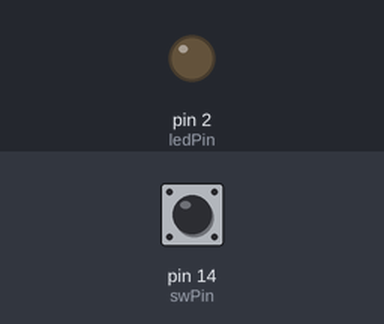
Simulated run of this sketch. Board: Arduino Uno, built with avr-gcc and run on an emulated ATmega328P. Parts: output pins drawn as LEDs (lit = HIGH). The inputs (shaded band) are chosen by the test bench; at power-on: pin 14 (swPin) HIGH.

Above: at 1.2 s.
1.3 s: pin 14 (swPin) pulled LOW for 0.15 s
At 2.4 s:
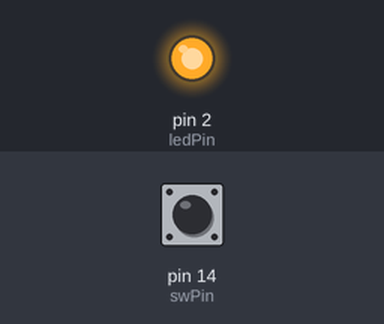
2.9 s: pin 14 (swPin) pulled LOW for 1 s
At 3.6 s:
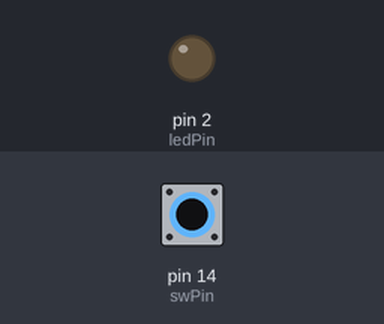
5.4 s: pin 14 (swPin) pulled LOW for 3.2 s
At 6.7 s:
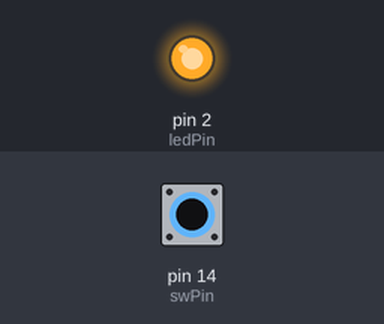
Timing chart, 0 to 8.4 s (numbered marks = the images above; inputs shaded):
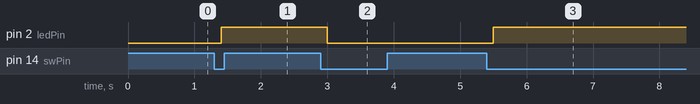

Measured:
- after the input at 1.3 s, pin 2 (ledPin): LOW → HIGH after 0.10 s
- after the input at 2.9 s, pin 2 (ledPin): HIGH → LOW after 0.10 s
- after the input at 5.4 s, pin 2 (ledPin): LOW → HIGH after 0.10 s

The sketch:

led_toggle.ino
```cpp
/*
 * プッシュスイッチが押されたらLEDのON、OFFを切り替える
 *  (ピンの状態が HIGH から LOW に変化したとき、LEDのON、OFFを切り替える)
 *
 *  スイッチ | ピンの状態
 *     OFF  ->   HIGH
 *     ON   ->   LOW
 *
 *   IO2  --- LED
 *   IO14 --- タクトスイッチ
 */
const int ledPin = 2;
const int swPin = 14;
int ledState = LOW;      // LEDの状態を保持、起動時は消灯しているので初期値を LOW に設定
int swState;             // スイッチの読み取った値を保持
int swStatePrev = HIGH;  // スイッチの読み取った前回の値を保持、初期値は HIGH に設定

void setup() {
  pinMode(ledPin, OUTPUT);       // IO2を出力ピンに設定
  pinMode(swPin, INPUT_PULLUP);  // IO14を入力ピンに設定
}

void loop() {
  swState = digitalRead(swPin);      // スイッチの読み取り
  if (swState == LOW) {              // スイッチが押されたか
    if (swState != swStatePrev) {    // 前回の状態から変化したか
      delay(100);                    // チャタリング防止
      ledState = !ledState;          // LEDの状態を反転
      digitalWrite(ledPin, ledState);// LEDの状態を反映
    }
  }
  swStatePrev = swState;       // 前回の状態を更新
}
```
